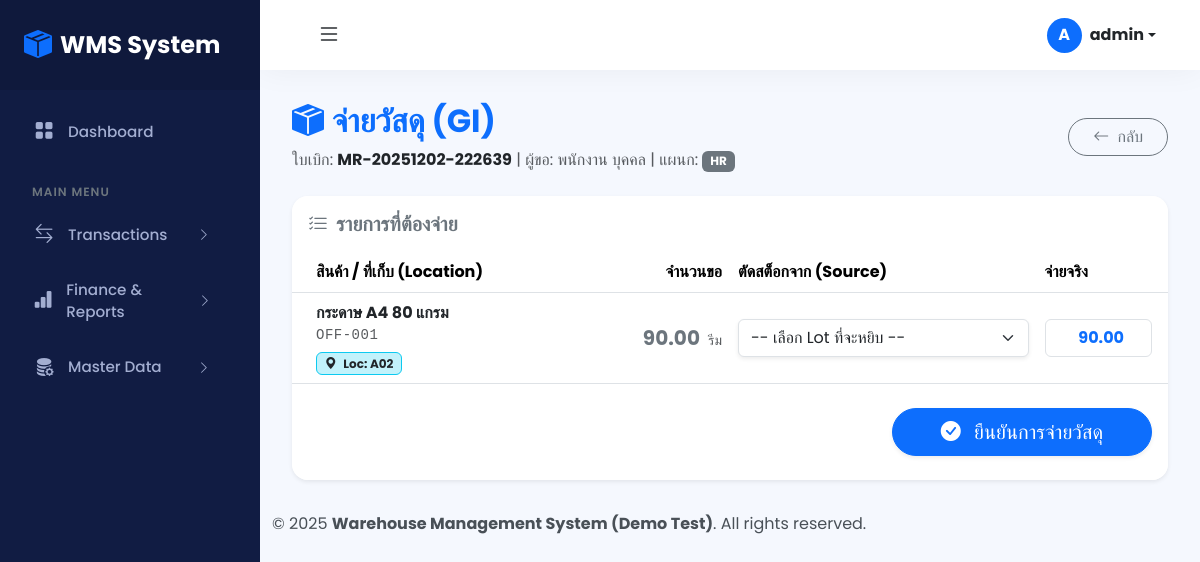
Screenshot of /admin/gi_issue.php?req_id=11 (signed in) with the database file from the repository.
### tables this page shows
CREATE TABLE `requisitions` (
  `id` int(11) NOT NULL,
  `mr_number` varchar(50) NOT NULL,
  `requested_by_user_id` int(11) NOT NULL,
  `request_date` date NOT NULL,
  `department` varchar(100) DEFAULT NULL,
  `status` enum('Pending Dept Approval','Dept Rejected','Pending Issue','Issued') NOT NULL DEFAULT 'Pending Dept Approval',
  `approved_by_user_id` int(11) DEFAULT NULL,
  `approval_date` date DEFAULT NULL
);

CREATE TABLE `users` (
  `id` int(11) NOT NULL,
  `username` varchar(100) NOT NULL,
  `password_hash` varchar(255) NOT NULL,
  `full_name` varchar(200) DEFAULT NULL,
  `email` varchar(150) DEFAULT NULL,
  `role` enum('ADMIN','WH_MANAGER','WH_STAFF','DEPT_MANAGER','DEPT_STAFF') NOT NULL DEFAULT 'DEPT_STAFF',
  `department_id` int(11) DEFAULT NULL,
  `job_title` enum('Manager','Assistant Manager','Staff') DEFAULT NULL
);

CREATE TABLE `departments` (
  `id` int(11) NOT NULL,
  `name` varchar(255) NOT NULL,
  `description` text DEFAULT NULL
);

CREATE TABLE `requisition_items` (
  `id` int(11) NOT NULL,
  `requisition_id` int(11) NOT NULL,
  `material_id` int(11) NOT NULL,
  `quantity_requested` decimal(10,2) NOT NULL,
  `quantity_issued` decimal(10,2) DEFAULT 0.00
);

CREATE TABLE `materials` (
  `id` int(11) NOT NULL,
  `item_code` varchar(50) NOT NULL,
  `name` varchar(255) NOT NULL,
  `description` text DEFAULT NULL,
  `unit` varchar(20) NOT NULL,
  `image_path` varchar(255) DEFAULT NULL COMMENT 'พาทเก็บรูปภาพสินค้า',
  `drawing_file_path` varchar(255) DEFAULT NULL COMMENT 'พาทเก็บไฟล์ Drawing (PDF, DWG)',
  `min_stock_level` decimal(10,2) DEFAULT 0.00,
  `max_stock_level` decimal(10,2) DEFAULT 0.00,
  `default_location_id` int(11) DEFAULT NULL,
  `status` enum('Active','InActive','Obsolete') NOT NULL DEFAULT 'Active',
  `category_id` int(11) DEFAULT NULL COMMENT 'FK ไปตาราง material_categories',
  `preferred_supplier_id` int(11) DEFAULT NULL COMMENT 'FK ไปตาราง suppliers',
  `lead_time_days` int(3) DEFAULT 0 COMMENT 'ระยะเวลาที่ใช้ในการสั่งซื้อ (วัน)',
  `is_serial_tracking` tinyint(1) NOT NULL DEFAULT 0 COMMENT '1=คุม Serial, 0=ไม่คุม'
);

CREATE TABLE `locations` (
  `id` int(11) NOT NULL,
  `location_code` varchar(50) NOT NULL,
  `description` varchar(255) DEFAULT NULL
);

### admin/gi_issue.php (the view, shortened to what this page needs)
<?php
require_once '../includes/header.php';
$req_id = isset($_GET['req_id']) ? (int)$_GET['req_id'] : 0;
$sql_header = "SELECT
                r.mr_number, r.request_date, r.status,
                u.full_name,
                d.name AS department_name
               FROM requisitions r
               JOIN users u ON r.requested_by_user_id = u.id
               LEFT JOIN departments d ON u.department_id = d.id
               WHERE r.id = ?";
$stmt = $conn->prepare($sql_header);
$stmt->bind_param("i", $req_id);
$stmt->execute();
$req_header = $stmt->get_result()->fetch_assoc();
$sql_items = "SELECT
                ri.material_id, ri.quantity_requested,
                m.name, m.item_code, m.unit, m.is_serial_tracking,
                l.location_code
              FROM requisition_items ri
              JOIN materials m ON ri.material_id = m.id
              LEFT JOIN locations l ON m.default_location_id = l.id
              WHERE ri.requisition_id = ?";
$stmt_items = $conn->prepare($sql_items);
$stmt_items->bind_param("i", $req_id);
$stmt_items->execute();
$items_result = $stmt_items->get_result();
?>
<div class="d-flex justify-content-between align-items-center mb-4">
    <div>
        <h2 class="fw-bold mb-0 text-primary">
            <i class="bi bi-box-seam-fill me-2"></i>จ่ายวัสดุ (GI)
        </h2>
        <div class="text-muted mt-2">
            ใบเบิก: <span class="fw-bold text-dark"><?php echo htmlspecialchars($req_header['mr_number']); ?></span> |
            ผู้ขอ: <?php echo htmlspecialchars($req_header['full_name']); ?> |
            แผนก: <span class="badge bg-secondary"><?php echo htmlspecialchars($req_header['department_name'] ?? '-'); ?></span>
        </div>
    </div>
    <a href="requisition_list.php" class="btn btn-outline-secondary rounded-pill px-4">
        <i class="bi bi-arrow-left me-1"></i> กลับ
    </a>
</div>
<form action="gi_process.php" method="POST" id="gi-form">
    <div class="card border-0 shadow-sm rounded-4 overflow-hidden">
        <div class="card-header bg-white border-bottom-0 py-3">
            <h5 class="mb-0 fw-bold text-secondary"><i class="bi bi-list-check me-2"></i>รายการที่ต้องจ่าย</h5>
        </div>
        <div class="card-body p-0">
            <div class="table-responsive">
                <table class="table table-hover align-middle mb-0">
                    <thead class="bg-light">
                        <tr>
                            <th style="width: 35%;" class="ps-4">สินค้า / ที่เก็บ (Location)</th>
                            <th style="width: 15%; text-align:right;">จำนวนขอ</th>
                            <th style="width: 35%;">ตัดสต็อกจาก (Source)</th>
                            <th style="width: 15%;">จ่ายจริง</th>
                        </tr>
                    </thead>
                    <tbody>
                        <?php
                        if ($items_result->num_rows > 0):
                            while($item = $items_result->fetch_assoc()):
                                $mat_id = $item['material_id'];
                                $is_serial = $item['is_serial_tracking'];
                                $default_qty = $item['quantity_requested'];
                        ?>
                        <tr data-material-id="<?php echo $mat_id; ?>">
                            <td class="ps-4">
                                <div class="fw-bold text-dark"><?php echo htmlspecialchars($item['name']); ?></div>
                                <div class="small text-muted code-font"><?php echo htmlspecialchars($item['item_code']); ?></div>
                                <div class="mt-1">
                                    <?php if(!empty($item['location_code'])): ?>
                                        <span class="badge bg-info text-dark bg-opacity-25 border border-info">
                                            <i class="bi bi-geo-alt-fill me-1"></i>
                                            Loc: <?php echo htmlspecialchars($item['location_code']); ?>
                                        </span>
                                    <?php else: ?>
                                        <span class="text-muted small"><i class="bi bi-geo-alt me-1"></i> ไม่ระบุที่เก็บ</span>
                                    <?php endif; ?>
                                </div>
                            </td>
                            <td class="text-end">
                                <span class="fs-5 fw-bold text-secondary req-qty-text"><?php echo number_format($item['quantity_requested'], 2); ?></span>
                                <small class="text-muted ms-1"><?php echo $item['unit']; ?></small>
                            </td>
                            <td>
                                <?php if(!$is_serial): ?>
                                    <select name="inventory_id[<?php echo $mat_id; ?>]" class="form-select inventory-select shadow-sm" required>
                                        <option value="">-- เลือก Lot ที่จะหยิบ --</option>
                                    </select>
                                <?php endif; ?>
                            </td>
                            <td class="pe-3">
                                <input type="number" name="quantity_issued[<?php echo $mat_id; ?>]"
                                       class="form-control text-end fw-bold text-primary qty-input"
                                       value="<?php echo $is_serial ? 0 : $default_qty; ?>"
                                       step="0.01" min="0"
                                       <?php echo $is_serial ? 'readonly' : 'required'; ?>>
                            </td>
                        </tr>
                        <?php endwhile; else: ?>
                            <tr><td colspan="4" class="text-center text-muted py-5">ไม่พบรายการวัสดุ</td></tr>
                        <?php endif; ?>
                    </tbody>
                </table>
            </div>
        </div>
        <div class="card-footer bg-white border-top-0 py-4 text-end">
            <button type="submit" class="btn btn-primary btn-lg rounded-pill px-5 shadow-sm hover-scale">
                <i class="bi bi-check-circle-fill me-2"></i> ยืนยันการจ่ายวัสดุ
            </button>
        </div>
    </div>
</form>
<?php
require_once '../includes/footer.php';
?>

### style.css (style rules this page uses)
:root { --sidebar-bg: #111c43; --sidebar-color: #a3aed1; --sidebar-active-bg: #1b2a59; --sidebar-active-color: #fff; --body-bg: #f5f8fe; --primary-color: #3b7ddd; --sidebar-width: 260px; --navbar-height: 70px; --card-radius: 16px; }
body { font-family: 'Poppins', sans-serif; background-color: var(--body-bg); margin: 0; overflow-x: hidden; color: #495057; }
.card { border: none; box-shadow: 0 0 0.875rem 0 rgba(33, 40, 50, 0.05); border-radius: var(--card-radius); }

### admin/gi_issue.php (style rules this page uses)
.code-font { font-family: monospace; letter-spacing: 0.5px; }

### rows the page displays
requisitions: mr_number "MR-20251202-222639", requested_by_user.full_name "พนักงาน บุคคล", departments.name "HR"
requisition_items: material.name "กระดาษ A4 80 แกรม", material.item_code "OFF-001", locations.location_code "A02", quantity_requested "90.00", material.unit "รีม"

### other values shown
mb_substr($user_name, 0, 1, 'UTF-8') "A"
$user_name "admin"
